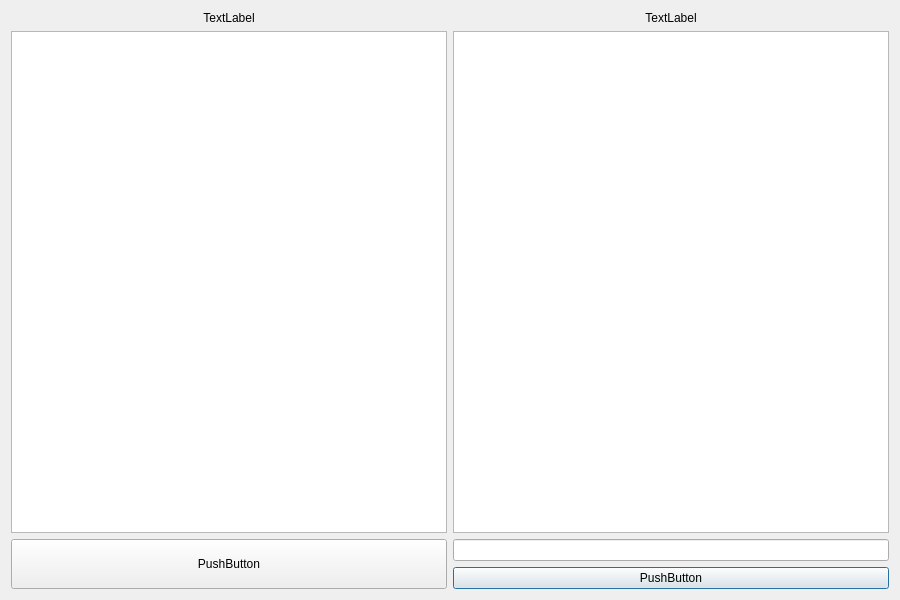
<?xml version="1.0" encoding="UTF-8"?>
<ui version="4.0">
 <class>ProcessView</class>
 <widget class="QDialog" name="ProcessView">
  <property name="geometry">
   <rect>
    <x>0</x>
    <y>0</y>
    <width>900</width>
    <height>600</height>
   </rect>
  </property>
  <property name="windowTitle">
   <string>Dialog</string>
  </property>
  <layout class="QGridLayout" name="gridLayout_2">
   <item row="3" column="1">
    <widget class="QPushButton" name="pushButton">
     <property name="text">
      <string>PushButton</string>
     </property>
    </widget>
   </item>
   <item row="0" column="0">
    <widget class="QLabel" name="label">
     <property name="text">
      <string>TextLabel</string>
     </property>
     <property name="alignment">
      <set>Qt::AlignCenter</set>
     </property>
    </widget>
   </item>
   <item row="1" column="1">
    <widget class="QTextEdit" name="textEdit">
     <property name="verticalScrollBarPolicy">
      <enum>Qt::ScrollBarAlwaysOff</enum>
     </property>
     <property name="horizontalScrollBarPolicy">
      <enum>Qt::ScrollBarAlwaysOff</enum>
     </property>
    </widget>
   </item>
   <item row="1" column="0">
    <widget class="QListWidget" name="listWidget">
     <property name="verticalScrollBarPolicy">
      <enum>Qt::ScrollBarAlwaysOff</enum>
     </property>
     <property name="horizontalScrollBarPolicy">
      <enum>Qt::ScrollBarAlwaysOff</enum>
     </property>
    </widget>
   </item>
   <item row="0" column="1">
    <widget class="QLabel" name="label_2">
     <property name="text">
      <string>TextLabel</string>
     </property>
     <property name="alignment">
      <set>Qt::AlignCenter</set>
     </property>
    </widget>
   </item>
   <item row="2" column="1">
    <widget class="QLineEdit" name="lineEdit"/>
   </item>
   <item row="2" column="0" rowspan="2">
    <widget class="QPushButton" name="pushButton_2">
     <property name="sizePolicy">
      <sizepolicy hsizetype="Minimum" vsizetype="Expanding">
       <horstretch>0</horstretch>
       <verstretch>0</verstretch>
      </sizepolicy>
     </property>
     <property name="text">
      <string>PushButton</string>
     </property>
    </widget>
   </item>
  </layout>
 </widget>
 <resources/>
 <connections/>
</ui>
